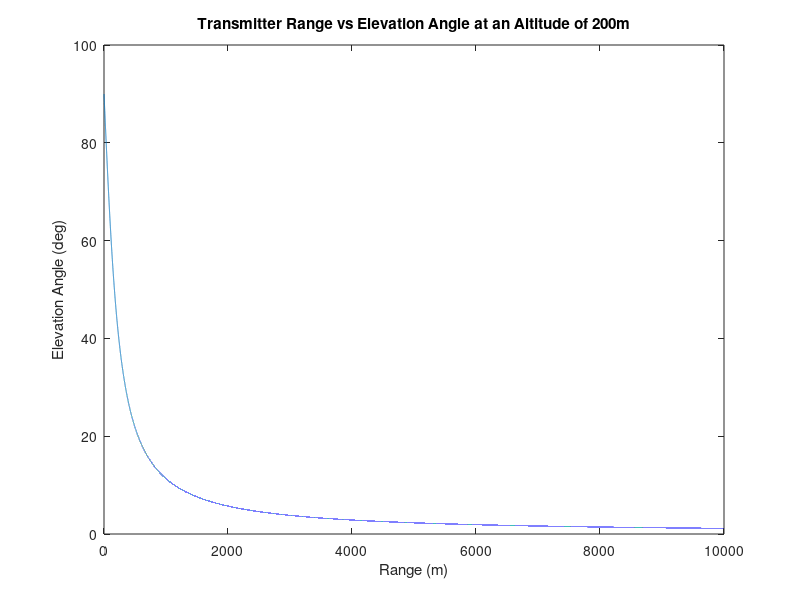

The MATLAB source for this figure:
clear;

altitude = 200;
range = 0.1:0.1:10000;
elevation = (atan(altitude./range)./(2*pi))*360;

plot(range,elevation)
title('Transmitter Range vs Elevation Angle at an Altitude of 200m');
xlabel('Range (m)');
ylabel('Elevation Angle (deg)');